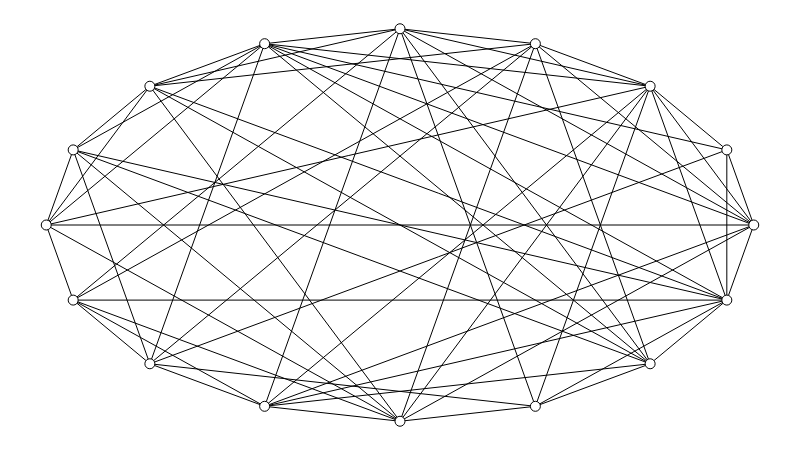

This figure's notebook cell:
### Markdown cell above
Xi, o comprimento médio cresce quase linearmente em função do número de nós... ou seja, a estrutura de árvore não parece modelar um pequeno mundo em redes maiores.

As duplas Sabrina/Leo e Ale/Paulo pensaram em uma proposta alternativa: um anel de nós com "atalhos" adicionados especificamente para encurtar os caminhos. Esse tipo de aresta, que "atravessa" um circuito, é conhecido como *corda*.

A função abaixo constrói uma rede desse tipo, mas com uma restrição: além do número de nós, ela exige que você especifique qual é o *grau médio* que o grafo deve ter. O *grau* de um nó é o número de arestas que estão ligadas a ele, portanto, o grau médio é proporcional à *densidade* do grafo, ou seja, ao número total de arestas.

Por que estamos impondo essa restrição? Para evitar uma "segunda trapaça": queremos uma caracterização *estrutural* de pequeno mundo, que permita comparar grafos com *mesmo número de nós* e *mesma densidade*. Essa proposta de anel com cordas só pode ser considerada promissora se parar em pé sem o "migué" de ficarmos adicionando atalhos à vontade até os caminhos ficarem curtos o suficiente.

### Code cell
def chorded_ring(num_nodes, avg_degree):

    # Gera um grafo circular.
    g = nx.cycle_graph(num_nodes)

    # Prepara uma lista de pares de nós para sorteio.
    edges = [(n, m) for n, m in combinations(g.nodes, 2)]
    shuffle(edges)

    # Calcula limite de arestas a partir do grau médio.
    # Você consegue enxergar porque essa relação vale?
    max_edges = int((num_nodes * avg_degree) / 2 + 0.5)

    # Para cada par de nós sorteado...
    for n, m in edges:

        # ...se a aresta correspondente não existe...
        if not g.has_edge(n, m):

            # ...cria a aresta, ou seja, adiciona o "atalho"...
            g.add_edge(n, m)

            # ... e, se atingir o limite, para.
            if g.number_of_edges() == max_edges:
                break

    return g


# Gera um anel com cordas.
g = chorded_ring(NUM_NODES, AVG_DEGREE)

# Atribui posições aos nós.
sn.set_circle_positions(g)

# Mostra o grafo.
show_graph(g)

### Figure 1 — Plotly figure (JSON) as saved in the notebook; plotly's stock layout.template omitted (floating-point values rounded to 4 significant figures; data arrays with more than 128 entries replaced by an {"elided": "..."} marker saying what was removed)
{"data": [{"hoverinfo": "none", "line": {"color": "rgb(0, 0, 0)", "width": 1}, "mode": "lines", "type": "scatter", "uid": "6e39ee66-a9fb-11e8-954d-d45ddf04521d", "x": {"elided": "192 float values"}, "y": {"elided": "192 float values"}}, {"hoverinfo": "none", "marker": {"color": "rgb(255, 255, 255)", "line": {"color": "rgb(0, 0, 0)", "width": 1}, "size": 10}, "mode": "markers+text", "text": [], "textfont": {"color": "rgb(0, 0, 0)"}, "textposition": "middle center", "type": "scatter", "uid": "6e39ee67-a9fb-11e8-be8b-d45ddf04521d", "x": [1, 0.9619, 0.8536, 0.6913, 0.5, 0.3087, 0.1464, 0.03806, 0, 0.03806, 0.1464, 0.3087, 0.5, 0.6913, 0.8536, 0.9619], "y": [0.5, 0.6913, 0.8536, 0.9619, 1, 0.9619, 0.8536, 0.6913, 0.5, 0.3087, 0.1464, 0.03806, 0, 0.03806, 0.1464, 0.3087]}], "layout": {"height": 450, "margin": {"b": 0, "l": 0, "r": 0, "t": 0}, "showlegend": false, "width": 800, "xaxis": {"showgrid": false, "showticklabels": false, "zeroline": false}, "yaxis": {"showgrid": false, "showticklabels": false, "zeroline": false}}}
